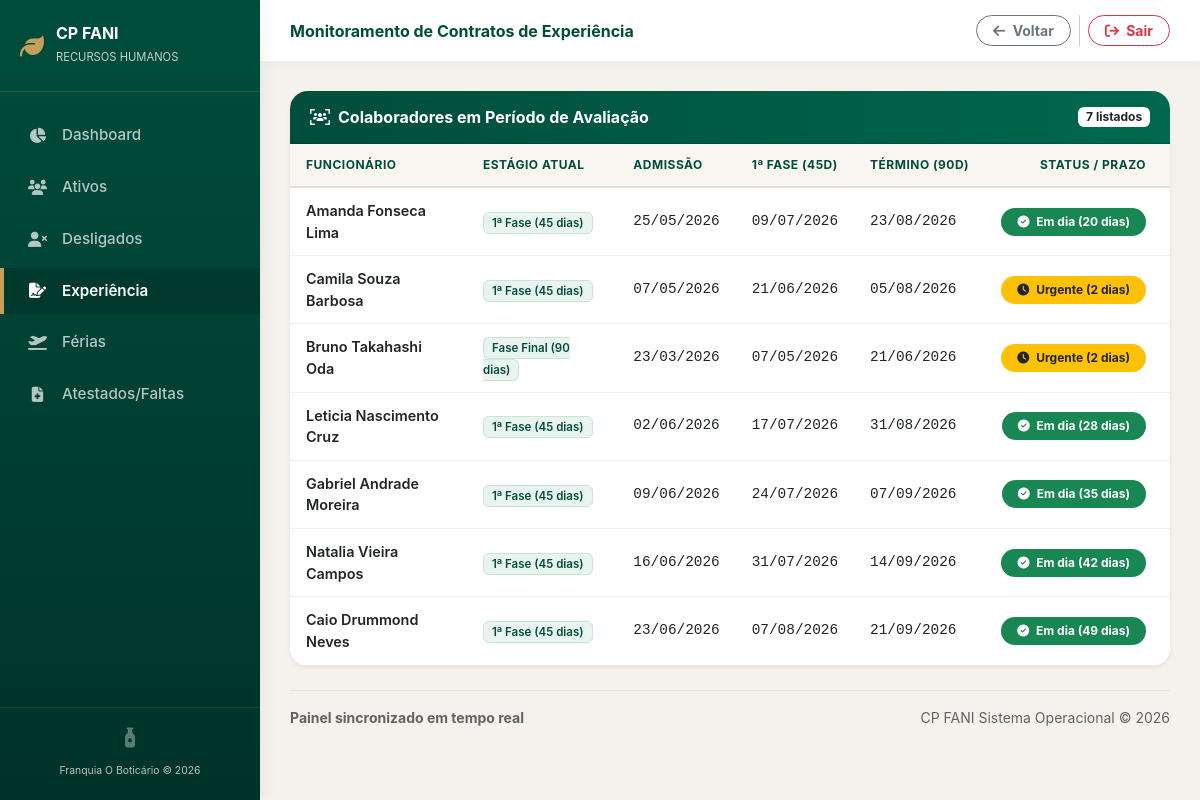
The app's page /relatorio_experiencia (signed in) with its own data.
### tables this page shows
CREATE TABLE funcionarios (
    id INTEGER PRIMARY KEY AUTOINCREMENT, -- Use sempre ID numérico como PK
    cpf TEXT UNIQUE NOT NULL,             -- O CPF continua único para evitar duplicados
    nome TEXT NOT NULL,
    data_nascimento TEXT, -- Formato: DD-MM-YYYY
    estado_civil TEXT,
    telefone TEXT,
    email TEXT,
    sexo TEXT, -- Feminino, Masculino, Não-Binário, Outro
    raca TEXT, -- Branco, Amarelo, Indígena, Pardo, Preto
    escolaridade TEXT, -- Ensino Médio, Ensino Superior, Pós Graduação
    -- Dados Bancários
    banco TEXT,
    agencia TEXT,
    conta TEXT,
    modalidade_conta TEXT, -- Conta Corrente, Conta Poupança, Conta Salário
    -- Endereço
    endereco_rua TEXT,
    endereco_num TEXT,
    endereco_bairro TEXT,
    endereco_cidade TEXT,
    endereco_estado TEXT,
    endereco_cep TEXT,
    -- Benefícios
    optou_convenio TEXT,
    totalpass TEXT,
    vt TEXT,
    -- Profissional
    salario REAL,
    cargo TEXT,
	nivel TEXT,
	area TEXT,
    filial TEXT,
    gestor TEXT,
    login_extranet TEXT,
    data_admissao TEXT, -- Formato: YYYY-MM-DD
    -- Status e Desligamento
    status TEXT DEFAULT 'Ativo', -- 'Ativo', 'Férias', 'Afastado', 'Desligado'
    data_desligamento TEXT,
    tipo_desligamento TEXT, -- 'Pedido', 'Dispensa s/ Justa Causa', 'Dispensa c/ Justa Causa', 'Término Experiência', etc.
    motivo_desligamento TEXT,
    -- Documentos (Caminhos de Arquivo)
    caminho_documento_civil TEXT,
    caminho_diploma TEXT,
    observacoes TEXT
);

### app.py (the view)
@app.route('/relatorio_experiencia')
@requer_perfil([1, 2])
def relatorio_experiencia():
    db = get_db_connection()
    funcionarios = db.execute(
        "SELECT nome, data_admissao, status FROM funcionarios WHERE status='Ativo'").fetchall()
    lista_exp = []
    hoje = get_horario_brasilia().date()
    for f in funcionarios:
        try:
            adm  = datetime.strptime(para_iso(f['data_admissao']), '%Y-%m-%d').date()
            d45  = adm + timedelta(days=45)
            d90  = adm + timedelta(days=90)
            if hoje > d90:
                continue
            alvo = d45 if hoje <= d45 else d90
            fase = "1ª Fase (45 dias)" if hoje <= d45 else "Fase Final (90 dias)"
            dias_restantes = (alvo - hoje).days
            if dias_restantes < 0:
                alerta = 'danger'
                mensagem_status = 'Vencido!'
            elif dias_restantes <= 5:
                alerta = 'warning'
                mensagem_status = f'Urgente ({dias_restantes} dias)'
            else:
                alerta = 'success'
                mensagem_status = f'Em dia ({dias_restantes} dias)'
            lista_exp.append({
                'nome':            f['nome'],
                'data_admissao':   adm.strftime('%d/%m/%Y'),
                'data_45':         d45.strftime('%d/%m/%Y'),
                'data_90':         d90.strftime('%d/%m/%Y'),
                'dias_restantes':  dias_restantes,
                'fase':            fase,
                'alerta':          alerta,          # novo
                'mensagem_status': mensagem_status, # novo
            })
        except Exception as e:
            print(f"Erro ao processar {f['nome']}: {e}")
    db.close()
    return render_template('experiencia.html', lista_exp=lista_exp)

### app.py (called while the page is built)
def requer_perfil(perfis_permitidos):
    def decorator(f):
        @wraps(f)
        def decorated_function(*args, **kwargs):
            if 'user_id' not in session:
                return redirect(url_for('login'))  # adicionar isso
            if session.get('perfil') not in perfis_permitidos:
                abort(403)
            return f(*args, **kwargs)
        return decorated_function
    return decorator

def get_horario_brasilia():
    fuso_brasilia = timezone(timedelta(hours=-3))
    return datetime.now(fuso_brasilia)

def para_iso(data_str):
    if not data_str:
        return ''
    data_str = str(data_str).strip()
    try:
        if '/' in data_str:
            return datetime.strptime(data_str, '%d/%m/%Y').strftime('%Y-%m-%d')
        elif '-' in data_str:
            datetime.strptime(data_str, '%Y-%m-%d')  # valida
            return data_str
    except ValueError:
        pass
    return data_str

def get_db_connection():
    base_dir = os.path.dirname(os.path.abspath(__file__))
    db_path = os.path.join(base_dir, 'database.db')
    conn = sqlite3.connect(db_path)
    conn.row_factory = sqlite3.Row
    return conn

### templates/experiencia.html (shortened to what this page needs)
<!DOCTYPE html>
<html lang="pt-br">
<head>
    <link href="https://cdn.jsdelivr.net/npm/bootstrap@5.3.0/dist/css/bootstrap.min.css" rel="stylesheet">
    <link rel="stylesheet" href="https://cdnjs.cloudflare.com/ajax/libs/font-awesome/6.4.0/css/all.min.css">
</head>
<body>
<div class="wrapper">
    <aside class="sidebar">
        <div class="sidebar-header">
            <i class="fa-solid fa-leaf fs-4" style="color: var(--boticario-gold);"></i>
            <div>
                <h6 class="mb-0 fw-bold tracking-wide">CP FANI</h6>
                <small class="opacity-75" style="font-size: 0.7rem;">RECURSOS HUMANOS</small>
            </div>
        </div>
        <nav class="sidebar-menu">
            <a href="{{ url_for('dashboard') }}" class="nav-item-side">
                <i class="fa-solid fa-chart-pie fa-fw"></i> Dashboard
            </a>
            <a href="{{ url_for('listar_funcionarios') }}" class="nav-item-side">
                <i class="fa-solid fa-users fa-fw"></i> Ativos
            </a>
            <a href="{{ url_for('listar_desligados') }}" class="nav-item-side">
                <i class="fa-solid fa-user-xmark fa-fw"></i> Desligados
            </a>
            <a href="{{ url_for('relatorio_experiencia') }}" class="nav-item-side active">
                <i class="fa-solid fa-file-signature fa-fw"></i> Experiência
            </a>
            <a href="{{ url_for('lancar_ferias_busca') }}" class="nav-item-side">
                <i class="fa-solid fa-plane-departure fa-fw"></i> Férias
            </a>
            <a href="{{ url_for('nova_ocorrencia') }}" class="nav-item-side">
                <i class="fa-solid fa-file-medical fa-fw"></i> Atestados/Faltas
            </a>
        </nav>
        <div class="sidebar-footer">
            <i class="fa-solid fa-bottle-droplet opacity-50 mb-2 fs-5 d-block"></i>
            <small style="font-size: 0.65rem;">Franquia O Boticário © 2026</small>
        </div>
    </aside>
    <main class="main-content">
        <header class="topbar">
            <span class="fw-bold" style="color:var(--boticario-dark);">Monitoramento de Contratos de Experiência</span>
            <div class="d-flex gap-2">
                <a href="{{ url_for('dashboard') }}" class="btn btn-outline-secondary btn-sm px-3 rounded-pill fw-bold">
                    <i class="fa-solid fa-arrow-left me-1"></i> Voltar
                </a>
                <a href="{{ url_for('logout') }}" class="btn btn-outline-danger btn-sm px-3 rounded-pill fw-bold">
                    <i class="fa-solid fa-arrow-right-from-bracket me-1"></i> Sair
                </a>
            </div>
        </header>
        <div class="content-area">
            <div class="card shadow-sm">
                <div class="card-header card-header-boticario d-flex justify-content-between align-items-center">
                    <span><i class="fa-solid fa-users-viewfinder me-2"></i>Colaboradores em Período de Avaliação</span>
                    <span class="badge bg-white text-dark fw-bold small">{{ lista_exp|length }} listados</span>
                </div>
                <div class="card-body p-0">
                    <div class="table-responsive">
                        <table class="table mb-0">
                            <thead>
                                <tr>
                                    <th>Funcionário</th>
                                    <th>Estágio Atual</th>
                                    <th>Admissão</th>
                                    <th>1ª Fase (45d)</th>
                                    <th>Término (90d)</th>
                                    <th class="text-end pe-4">Status / Prazo</th>
                                </tr>
                            </thead>
                            <tbody>
                                {% for exp in lista_exp %}
                                <tr>
                                    <td class="fw-semibold">{{ exp.nome }}</td>
                                    <td><span class="badge-fase">{{ exp.fase }}</span></td>
                                    <td class="text-date">{{ exp.data_admissao }}</td>
                                    <td class="text-date">{{ exp.data_45 }}</td>
                                    <td class="text-date">{{ exp.data_90 }}</td>
                                    <td class="text-end pe-4">
                                        <span class="badge bg-{{ exp.alerta }} {% if exp.alerta == 'warning' %}text-dark{% endif %} px-3 py-2 rounded-pill fw-bold" style="font-size:.75rem;">
                                            {% if exp.alerta == 'danger' %}<i class="fa-solid fa-triangle-exclamation me-1"></i>
                                            {% elif exp.alerta == 'warning' %}<i class="fa-solid fa-clock me-1"></i>
                                            {% else %}<i class="fa-solid fa-circle-check me-1"></i>{% endif %}
                                            {{ exp.mensagem_status }}
                                        </span>
                                    </td>
                                </tr>
                                {% endfor %}
                            </tbody>
                        </table>
                    </div>
                </div>
            </div>
            <footer class="mt-4 pt-3 border-top d-flex justify-content-between align-items-center opacity-75">
                <small class="fw-bold">Painel sincronizado em tempo real</small>
                <small>CP FANI Sistema Operacional © 2026</small>
            </footer>
        </div>
    </main>
</div>
</body>
</html>

### templates/experiencia.html (style rules this page uses)
:root { --boticario-dark:#004D3B; --boticario-light:#00684E; --boticario-gold:#C5A059; --bg-body:#F5F2ED; }
body { background-color:var(--bg-body); font-family:'Inter',sans-serif; color:#333; margin:0; padding:0; overflow-x:hidden; }
.wrapper { display:flex; min-height:100vh; }
.sidebar { width:260px; background:linear-gradient(180deg,var(--boticario-dark) 0%,#003327 100%); color:white; flex-shrink:0; display:flex; flex-direction:column; box-shadow:4px 0 15px rgba(0,0,0,.05); z-index:1000; }
.sidebar-header { padding:24px 20px; border-bottom:1px solid rgba(255,255,255,.1); display:flex; align-items:center; gap:12px; }
.sidebar-menu { padding:20px 0; flex-grow:1; display:flex; flex-direction:column; gap:5px; }
.nav-item-side { padding:12px 24px; color:rgba(255,255,255,.7); text-decoration:none; display:flex; align-items:center; gap:15px; font-weight:500; font-size:.95rem; transition:all .2s; border-left:4px solid transparent; }
.nav-item-side.active { color:white; background:rgba(0,0,0,.15); border-left-color:var(--boticario-gold); font-weight:600; }
.sidebar-footer { padding:20px; border-top:1px solid rgba(255,255,255,.1); text-align:center; opacity:.7; }
.main-content { flex-grow:1; display:flex; flex-direction:column; min-width:0; }
.topbar { background:white; padding:15px 30px; display:flex; justify-content:space-between; align-items:center; box-shadow:0 2px 10px rgba(0,0,0,.03); }
.content-area { padding:30px; flex-grow:1; }
.card { border:none; border-radius:18px; overflow:hidden; box-shadow:0 4px 15px rgba(0,0,0,.05); background:white; }
.card-header-boticario { background:linear-gradient(90deg,var(--boticario-dark),var(--boticario-light)); color:white; font-weight:700; padding:14px 20px; }
.table thead th { background:#F9F5F1; color:var(--boticario-dark); font-size:.75rem; font-weight:700; text-transform:uppercase; letter-spacing:.5px; border-bottom:2px solid #E3DED8; padding:12px 16px; white-space:nowrap; }
.table tbody td { padding:12px 16px; vertical-align:middle; font-size:.9rem; border-bottom:1px solid #F0EDE8; }
.badge-fase { font-size:.72rem; font-weight:600; border-radius:6px; padding:3px 8px; background:#EAF4EF; color:var(--boticario-dark); border:1px solid #C8E6D4; }
.text-date { font-family:monospace; font-size:.88rem; color:#555; }

### records on screen
funcionarios: nome "Amanda Fonseca Lima", fase "1ª Fase (45 dias)", data_admissao "25/05/2026", data_45 "09/07/2026", data_90 "23/08/2026", mensagem_status "Em dia (20 dias)"
funcionarios: nome "Camila Souza Barbosa", fase "1ª Fase (45 dias)", data_admissao "07/05/2026", data_45 "21/06/2026", data_90 "05/08/2026", mensagem_status "Urgente (2 dias)"
funcionarios: nome "Bruno Takahashi Oda", fase "Fase Final (90 dias)", data_admissao "23/03/2026", data_45 "07/05/2026", data_90 "21/06/2026", mensagem_status "Urgente (2 dias)"
funcionarios: nome "Leticia Nascimento Cruz", fase "1ª Fase (45 dias)", data_admissao "02/06/2026", data_45 "17/07/2026", data_90 "31/08/2026", mensagem_status "Em dia (28 dias)"
funcionarios: nome "Gabriel Andrade Moreira", fase "1ª Fase (45 dias)", data_admissao "09/06/2026", data_45 "24/07/2026", data_90 "07/09/2026", mensagem_status "Em dia (35 dias)"
funcionarios: nome "Natalia Vieira Campos", fase "1ª Fase (45 dias)", data_admissao "16/06/2026", data_45 "31/07/2026", data_90 "14/09/2026", mensagem_status "Em dia (42 dias)"
funcionarios: nome "Caio Drummond Neves", fase "1ª Fase (45 dias)", data_admissao "23/06/2026", data_45 "07/08/2026", data_90 "21/09/2026", mensagem_status "Em dia (49 dias)"

### other values on screen
{{ lista_exp|length }} "7"
